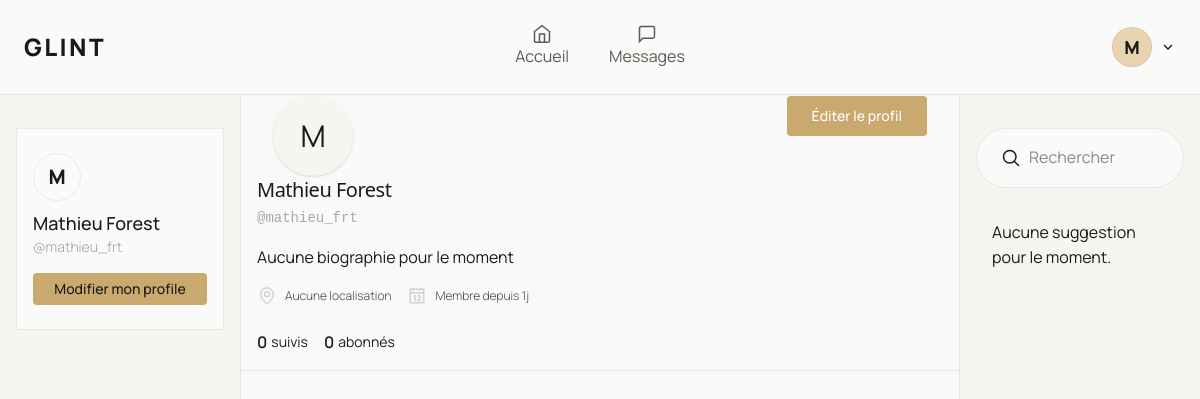
The page /dashboard/profile (signed in) on the database as committed earlier.
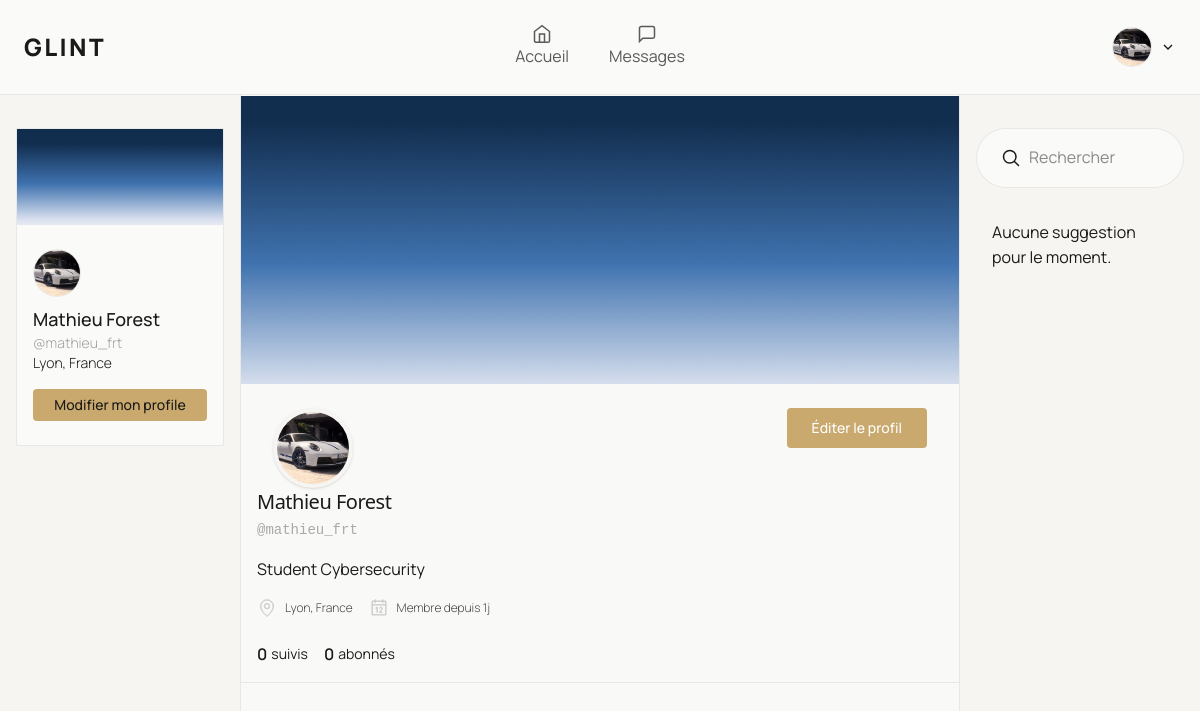
The same page on the database as committed later.
### app/models/User.py (models this page shows, shortened)
class User(database.Model):
    __tablename__ = "users"
    id: Mapped[int] = mapped_column(primary_key=True)
    name: Mapped[str] = mapped_column(String(80), nullable=False)
    username: Mapped[str] = mapped_column(String(80), unique=True, nullable=False)
    email: Mapped[str] = mapped_column(String(120), unique=True, nullable=False)
    password: Mapped[str] = mapped_column(String(255), nullable=False)
    biography: Mapped[str] = mapped_column(Text, default="", server_default="")
    location: Mapped[str] = mapped_column(String(120), default="", server_default="")
    banner: Mapped[str] = mapped_column(String(255), default="", server_default="")
    avatar: Mapped[str] = mapped_column(String(255), default="", server_default="")
    created_at: Mapped[datetime] = mapped_column(DateTime, default=datetime.utcnow)
    updated_at: Mapped[Optional[datetime]] = mapped_column(DateTime, default=datetime.utcnow, onupdate=datetime.utcnow)
    posts: Mapped[List["Post"]] = relationship("Post", back_populates="author", lazy="dynamic")
    comments: Mapped[List["Comment"]] = relationship("Comment", back_populates="author", lazy="dynamic")
    likes: Mapped[List["Like"]] = relationship("Like", back_populates="user", lazy="dynamic")
    reposts: Mapped[List["Repost"]] = relationship("Repost", back_populates="user", lazy="dynamic")
    following: Mapped[List["Follow"]] = relationship("Follow", back_populates="follower", lazy="dynamic",
                                                     foreign_keys="Follow.follower_id")
    followers: Mapped[List["Follow"]] = relationship("Follow", back_populates="followed", lazy="dynamic",
                                                     foreign_keys="Follow.followed_id")

### app/routes/dashboard.py (the view)
@dashboard_bp.route("/dashboard/profile", methods=["GET", "POST"])
@login_required
def profile(current_user):
    return DashboardController.profil(current_user)

### app/templates/dashboard/tab/profil.html
{% extends "dashboard/index.html" %}
{% from "components/ui/button.html" import Button %}
{% from "components/ui/icons.html" import Icon %}
{% block dashboard_mid %}
    <div class="flex flex-col items-center justify-start pb-6 w-full  min-h-full overflow-auto">
        {% if current_user.banner %}
            <div class="relative w-full h-48 md:h-64 lg:h-72 bg-muted overflow-hidden group mb-6">
                <img
                        src="{{ url_for('static', filename='uploads/banners/' ~ current_user.banner) }}"
                        alt="Bannière de profil"
                        class="w-full h-full object-cover transition-transform duration-700 group-hover:scale-105"
                />
            </div>
        {% endif %}
        <div class="flex flex-col md:flex-row items-center md:items-start px-4 md:px-8 w-full">
            <div class="flex items-center justify-start w-full">
                <div class="relative flex justify-center items-center h-14 w-14 md:h-20 md:w-20 overflow-hidden rounded-full border-4 border-background bg-background shadow-sm">
                    {% if current_user.avatar %}
                        <img src="{{ url_for('static', filename='uploads/avatars/' ~ current_user.avatar) }}"
                             alt="Avatar de {{ current_user.name }}"
                             class="h-full w-full object-cover transition-opacity duration-300 group-hover:opacity-50"
                        />
                    {% else %}
                        <p class="text-3xl">{{ current_user.name[0] }}</p>
                    {% endif %}
                </div>
            </div>
            <div class="w-full flex justify-center md:justify-end">
                <a href="{{ url_for('dashboard.profile_edit') }}" class="w-full md:w-auto">
                    {{ Button(label="Éditer le profil", variant="gold", size="lg", cls="gap-2 rounded-full px-6") }}
                </a>
            </div>
        </div>
        <div class="flex flex-col items-center md:items-start text-center md:text-left w-full border-b border-border pb-4">
            <div class="px-4">
                <h1 class="text-xl font-sans font-light tracking-tight text-foreground">
                    {{ current_user.name }}
                </h1>
                <p class="text-text-2/50 font-mono text-sm mt-1 mb-4">
                    @{{ current_user.username }}
                </p>
                <p class="text-foreground/90 leading-relaxed max-w-lg mb-4 text-sm md:text-base">
                    {% if current_user.biography %}
                        {{ current_user.biography }}
                    {% else %}
                        Aucune biographie pour le moment
                    {% endif %}
                </p>
                <div class="flex flex-row items-center justify-start gap-4">
                    <div class="flex items-center gap-2">
                        {{ Icon("pin", cls="h-5 w-5") }}
                        <p class="text-xs font-light text-text-1/80">
                            {% if current_user.location %}
                                {{ current_user.location }}
                            {% else %}
                                Aucune localisation
                            {% endif %}
                        </p>
                    </div>
                    <div class="flex items-center gap-2">
                        {{ Icon("calendar", cls="h-5 w-5") }}
                        <p class="text-xs font-light text-text-1/80">
                            Membre depuis
                            {{ current_user.created_at | timeago if current_user.created_at else "Date inconnue" }}
                        </p>
                    </div>
                </div>
                <div class="flex flex-row items-center justify-start gap-4 mt-6">
                    <div class="flex flex-col md:flex-row md:items-center gap-1 cursor-pointer group">
                            <span class="text-lg md:text-base font-semibold text-foreground group-hover:text-primary transition-colors">
                                {{ current_user.followings | length }}
                            </span>
                        <span class="text-sm text-muted-foreground">suivis</span>
                    </div>
                    <div class="flex flex-col md:flex-row md:items-center gap-1 cursor-pointer group">
                            <span class="text-lg md:text-base font-semibold text-foreground group-hover:text-primary transition-colors">
                                {{ current_user.follower | length }}
                            </span>
                        <span class="text-sm text-muted-foreground">abonnés</span>
                    </div>
                </div>
            </div>
        </div>
    </div>
{% endblock %}

### app/templates/components/layout/dashboard_headers.html (shortened to what this page needs)
{% from "components/ui/icons.html" import Icon %}
{% set nav_items = [
    {"name": "Accueil", "icon": "fill", "url": "fill"},
    {"name": "Messages",  "icon": "messages", "url": "messages"},
] %}
{% macro DashboardHeaders(user={}, active_tab="fill") %}
    <header class="fixed  flex items-center justify-between py-4 px-6 w-full animate-in slide-in-from-left-5 fade-in duration-500 border-b border-border bg-card">
        <h1 class="uppercase font-black text-2xl tracking-widest flex-1">Glint</h1>
        <div class="hidden items-center justify-center gap-2 flex-1 md:flex">
            {% for item in nav_items %}
                <a href="{{ url_for('dashboard.index', tab=item.url) }}"
                   class="flex flex-col items-center px-4 py-2 transition-all duration-300
                              {{ 'text-primary font-semibold' if active_tab == item.url else 'text-text-2' }}">
                    {{ Icon(item.icon, cls="w-5 h-5") }}
                    {{ item.name }}
                </a>
            {% endfor %}
        </div>
        <div class="flex items-center gap-2 flex-1 justify-end">
            <div class="relative" id="my-account-wrapper">
                <button onclick="toggleDropdown()" class="flex items-center gap-2">
                    {% if user.avatar %}
                        <div class="border border-border cursor-pointer h-10 w-10 rounded-full">
                            <img src="{{ url_for('static', filename='uploads/avatars/' ~ user.avatar) }}"
                                 alt="Avatar de {{ user.name }}"
                                 class="h-full w-full object-cover transition-opacity duration-300 group-hover:opacity-50 rounded-full"
                            />
                        </div>
                    {% else %}
                        <div class="border border-border cursor-pointer h-10 w-10 rounded-full flex items-center justify-center bg-primary-light">
                            <p class="text-lg font-black text-text-1">
                                {{ user.name[0] }}
                            </p>
                        </div>
                    {% endif %}
                    {{ Icon("arrow-down") }}
                </button>
            </div>
        </div>
    </header>
{% endmacro %}

### app/templates/dashboard/profile_aside.html
{% from 'components/ui/button.html' import Button %}
{% block content %}
    <aside class="flex flex-col items-center gap-4 px-4 py-32 w-full h-full">
        <div class="flex flex-col rounded-xs bg-card border border-border w-full">
            {% if current_user.banner %}
                <header class="w-full h-24">
                    <img
                            src="{{ url_for('static', filename='uploads/banners/' ~ current_user.banner) }}"
                            alt="Bannière de profil"
                            class="w-full h-full object-cover transition-transform duration-700 group-hover:scale-105"
                    />
                </header>
            {% endif %}
            <div class="px-4 py-6 space-y-2">
                {% if current_user.avatar %}
                    <div class="border border-border cursor-pointer h-12 w-12 rounded-full">
                        <img src="{{ url_for('static', filename='uploads/avatars/' ~ current_user.avatar) }}"
                             alt="Avatar de {{ current_user.name }}"
                             class="h-full w-full object-cover transition-opacity duration-300 group-hover:opacity-50 rounded-full"
                        />
                    </div>
                {% else %}
                    <div class="border border-border cursor-pointer h-12 w-12 rounded-full flex items-center justify-center">
                        <p class="text-xl font-black text-text-1">
                            {{ current_user.name[0] }}
                        </p>
                    </div>
                {% endif %}
                <div>
                    <h2 class="font-medium text-text-1 text-lg">{{ current_user.name }}</h2>
                    <p class="font-light text-text-1/40 text-sm">@{{ current_user.username }}</p>
                    <p class="font-light text-text-1 text-sm">{{ current_user.location }}</p>
                    <a href="{{ url_for('dashboard.profile') }}">
                        {{ Button("Modifier mon profile", cls="outline outline-border mt-4 cursor-pointer duration-300 hover:bg-background w-full", type="button") }}
                    </a>
                </div>
            </div>
        </div>
    </aside>
{% endblock %}

Rows that differ between the two databases and show on the page:
changed User "Mathieu Forest": avatar: picture added; banner: picture added; location (not shown) → "Lyon, France"; biography (not shown) → "Student Cybersecurity"; name "M" → (not shown)
Other text that changed with them:
text no longer shown: "Aucune biographie pour le moment Aucune localisation"
